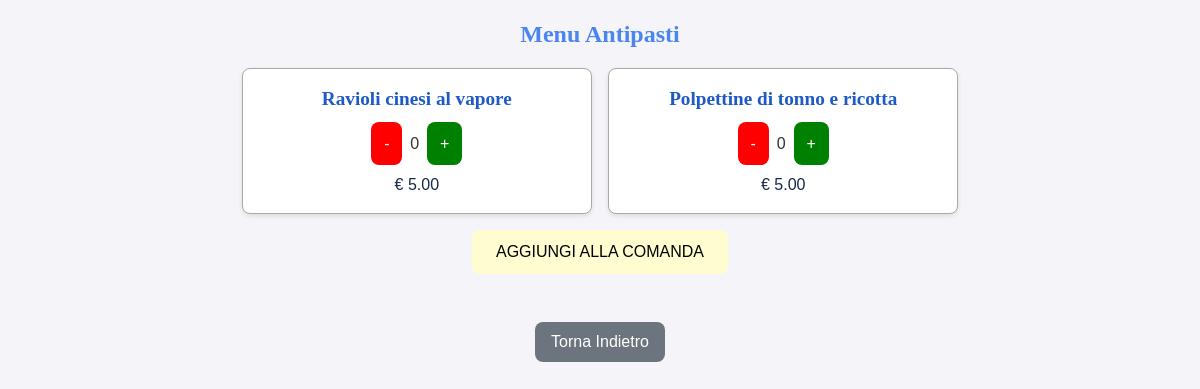
/menuAntipasti.php, run on the app's committed database.
### tables this page shows
CREATE TABLE `piatto` (
  `ID_Piatto` int(11) NOT NULL,
  `Descrizione_Piatto` varchar(100) NOT NULL,
  `Descrizione_Ingredienti` tinytext NOT NULL,
  `ATTIVO` tinyint(1) NOT NULL,
  `Costo` float NOT NULL,
  `Prezzo` float NOT NULL,
  `ID_Tipologia` int(11) NOT NULL
);

### menuAntipasti.php (the view, shortened to what this page needs)
<?php
include "database.php";
?>
<!DOCTYPE html>
<html>
<head>
    <link rel="stylesheet" href="style.css">
</head>
<body>
    <div class="menu-container">
        <h1>Menu Antipasti</h1>
        <div class="menu-grid">
            <?php
            $sql = "SELECT Descrizione_Piatto, Prezzo
                    FROM piatto
                    WHERE ID_Tipologia = 1 AND ATTIVO = 1";
            $result = $conn->query($sql);
            if ($result->num_rows > 0)
            {
                while ($row = $result->fetch_assoc()) {
                    echo "<div class='menu-item'>";
                    echo "<h2>" . htmlspecialchars($row['Descrizione_Piatto']) . "</h2>";
                    echo "<div class='counter-container'>";
                    echo "<button class='decrement' onclick='updateCounter(this, false)' style='background-color: red; color: white;'>-</button>";
                    echo "<span class='counter'>0</span>";
                    echo "<button class='increment' onclick='updateCounter(this, true)' style='background-color: green; color: white;'>+</button>";
                    echo "</div>";
                    echo "<p>€ " . number_format($row['Prezzo'], 2) . "</p>";
                    echo "</div>";
                }
            } else
            {
                echo "<p>Nessun piatto disponibile.</p>";
            }
            ?>
        </div>
        <button class = "creazioneComanda">AGGIUNGI ALLA COMANDA</button>
        <a href="aggiuntaComandeTipologia.php" class="pulsanteRitorno">Torna Indietro</a>
    </div>
</body>
</html>

### style.css (style rules this page uses)
* { margin: 0; padding: 0; box-sizing: border-box; font-family: Arial, sans-serif; }
body { font-size: 1rem; line-height: 1.5; background-color: #f4f4f9; color: #333; margin: 0; }
button { padding: 0.8em; font-size: 1rem; border: none; border-radius: 0.5rem; cursor: pointer; width: 100%; margin: 0.5rem 0; }
@media (min-width: 768px) { button { width: auto; margin: 0.5rem; } }
.pulsanteRitorno { display: inline-block; margin-top: 2rem; text-decoration: none; color: #ffffff; background-color: #6c757d; padding: 0.5rem 1rem; border-radius: 0.5rem; }
.menu-container { text-align: center; padding: 1rem; }
.menu-container h1 { font-size: 1.5rem; margin-bottom: 1rem; color: #4b85f0; font-family: Bodoni MT Black; }
.menu-grid { display: flex; flex-wrap: wrap; justify-content: center; gap: 1rem; }
.menu-item { background-color: #fff; border: 1px solid #b1a6a6; border-radius: 0.5rem; padding: 1rem; width: 30%; box-shadow: 0 2px 5px rgba(0, 0, 0, 0.1); cursor: pointer; text-align: center; transition: transform 0.2s ease, box-shadow 0.2s ease; text-align: center; }
.menu-item h2 { font-size: 1.2rem; margin-bottom: 0.5rem; text-align: center; margin: 0 auto; color: #1e59c6; font-family: Agency FB; }
.menu-item p { font-family: 'Copperplgoth bd bt', sans-serif; font-size: 1rem; color: #162848; }
.creazioneComanda { background-color: #FFFDD0; padding: 0.8em 1.5em; border: none; border-radius: 0.5rem; cursor: pointer; font-size: 1rem; margin: 1rem auto; display: block; }

### data on the page
piatto: Descrizione_Piatto "Ravioli cinesi al vapore", Prezzo "5.00"
piatto: Descrizione_Piatto "Polpettine di tonno e ricotta", Prezzo "5.00"
